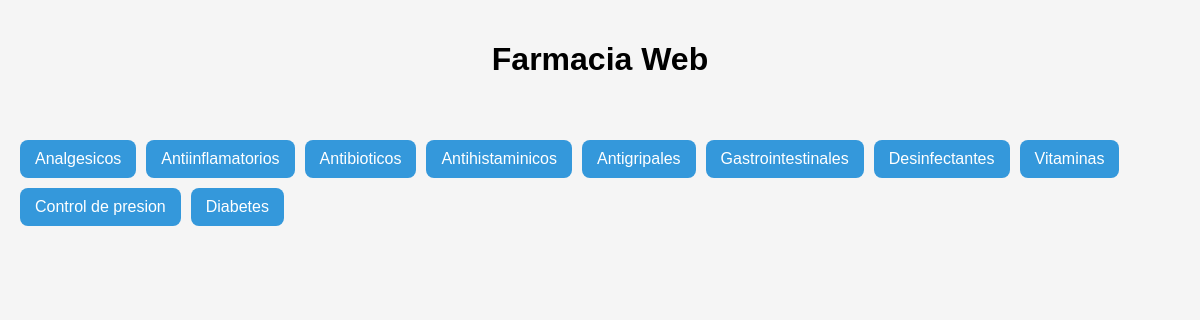
The page / on the database its author committed.
### tables this page shows
CREATE TABLE `categorias` (
  `id` int(11) NOT NULL,
  `nombre` varchar(100) NOT NULL
);

### index.php (the view, shortened to what this page needs)
<?php include 'conexion.php'; ?>
<!DOCTYPE html>
<html lang="es">
<head>
</head>
<body>
<h1 style="text-align:center; padding: 20px;">Farmacia Web</h1>
<div class="categories">
    <?php
    $sql = "SELECT * FROM categorias";
    $result = $conn->query($sql);
    if ($result->num_rows > 0) {
        while($row = $result->fetch_assoc()) {
            echo '<div class="category" onclick="mostrarProductos('.$row['id'].')">'.$row['nombre'].'</div>';
        }
    }
    ?>
</div>
<div class="productos" id="productos">
</div>
</body>
</html>

### index.php (style rules this page uses)
body { font-family: Arial, sans-serif; background-color: #f5f5f5; margin: 0; padding: 0; }
.categories { display: flex; flex-wrap: wrap; gap: 10px; padding: 20px; }
.category { background-color: #3498db; color: white; padding: 10px 15px; border-radius: 8px; cursor: pointer; transition: 0.3s; }
.productos { display: flex; flex-wrap: wrap; gap: 20px; padding: 20px; }

### rows shown on the page
categorias: nombre "Analgesicos"
categorias: nombre "Antiinflamatorios"
categorias: nombre "Antibioticos"
categorias: nombre "Antihistaminicos"
categorias: nombre "Antigripales"
categorias: nombre "Gastrointestinales"
categorias: nombre "Desinfectantes"
categorias: nombre "Vitaminas"
categorias: nombre "Control de presion"
categorias: nombre "Diabetes"
